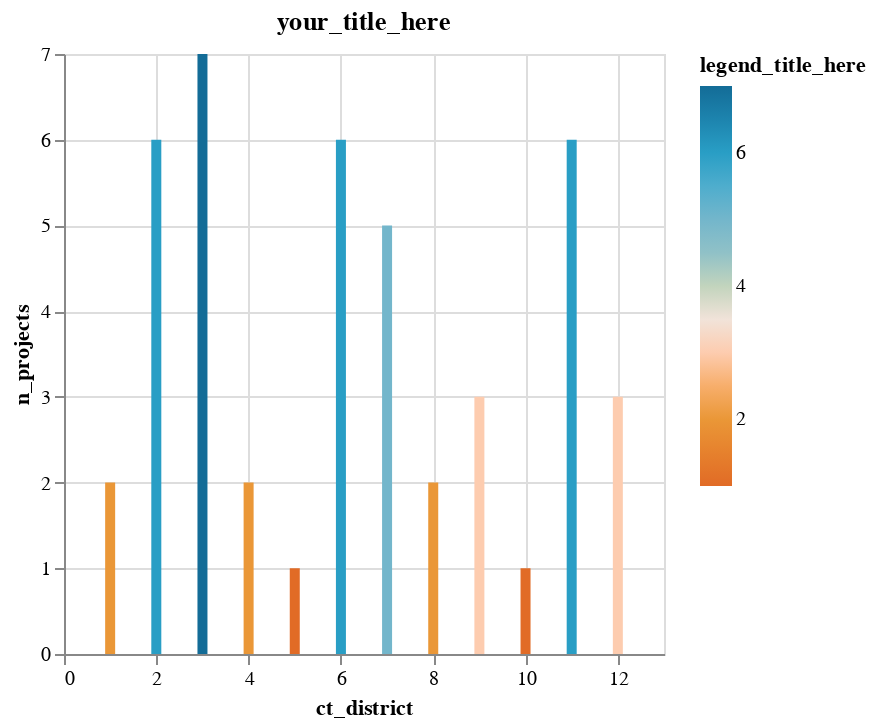

Source (notebook cell):
### Code cell
alt.Chart(agg1, title="your_title_here").mark_bar().encode(
    x="ct_district",
    y="n_projects",
    color=alt.Color(
        "n_projects",  # This is the column you want the color of your bar to be based on
        title="legend_title_here",  # This is the legend of your title
        scale=alt.Scale(
            range=calitp_color_palette.CALITP_DIVERGING_COLORS # This is where you can customize the colors,
        ),  
    ),
)

### Figure 1 — Vega-Lite specification as saved in the notebook (floating-point values rounded to 4 significant figures)
{"config": {"view": {"continuousWidth": 300, "continuousHeight": 300}}, "data": {"name": "data-756c775e03cc235a9956d8343aa07202"}, "mark": {"type": "bar"}, "encoding": {"color": {"field": "n_projects", "scale": {"range": ["#E16B26", "#EB9F3C", "#f6e7e1", "#8CBCCB", "#2EA8CE", "#136C97"]}, "title": "legend_title_here", "type": "quantitative"}, "x": {"field": "ct_district", "type": "quantitative"}, "y": {"field": "n_projects", "type": "quantitative"}}, "title": "your_title_here", "$schema": "https://vega.github.io/schema/vega-lite/v5.14.1.json", "datasets": {"data-756c775e03cc235a9956d8343aa07202": [{"ct_district": 1, "median_score": 69.5, "min_score": 69, "max_score": 70, "n_projects": 2}, {"ct_district": 2, "median_score": 72.5, "min_score": 64, "max_score": 74, "n_projects": 6}, {"ct_district": 3, "median_score": 71.0, "min_score": 62, "max_score": 77, "n_projects": 7}, {"ct_district": 4, "median_score": 66.0, "min_score": 65, "max_score": 67, "n_projects": 2}, {"ct_district": 5, "median_score": 81.0, "min_score": 81, "max_score": 81, "n_projects": 1}, {"ct_district": 6, "median_score": 66.5, "min_score": 57, "max_score": 85, "n_projects": 6}, {"ct_district": 7, "median_score": 76.0, "min_score": 53, "max_score": 86, "n_projects": 5}, {"ct_district": 8, "median_score": 78.5, "min_score": 63, "max_score": 94, "n_projects": 2}, {"ct_district": 9, "median_score": 81.0, "min_score": 48, "max_score": 90, "n_projects": 3}, {"ct_district": 10, "median_score": 80.0, "min_score": 80, "max_score": 80, "n_projects": 1}, {"ct_district": 11, "median_score": 71.0, "min_score": 68, "max_score": 87, "n_projects": 6}, {"ct_district": 12, "median_score": 70.0, "min_score": 65, "max_score": 88, "n_projects": 3}]}}
